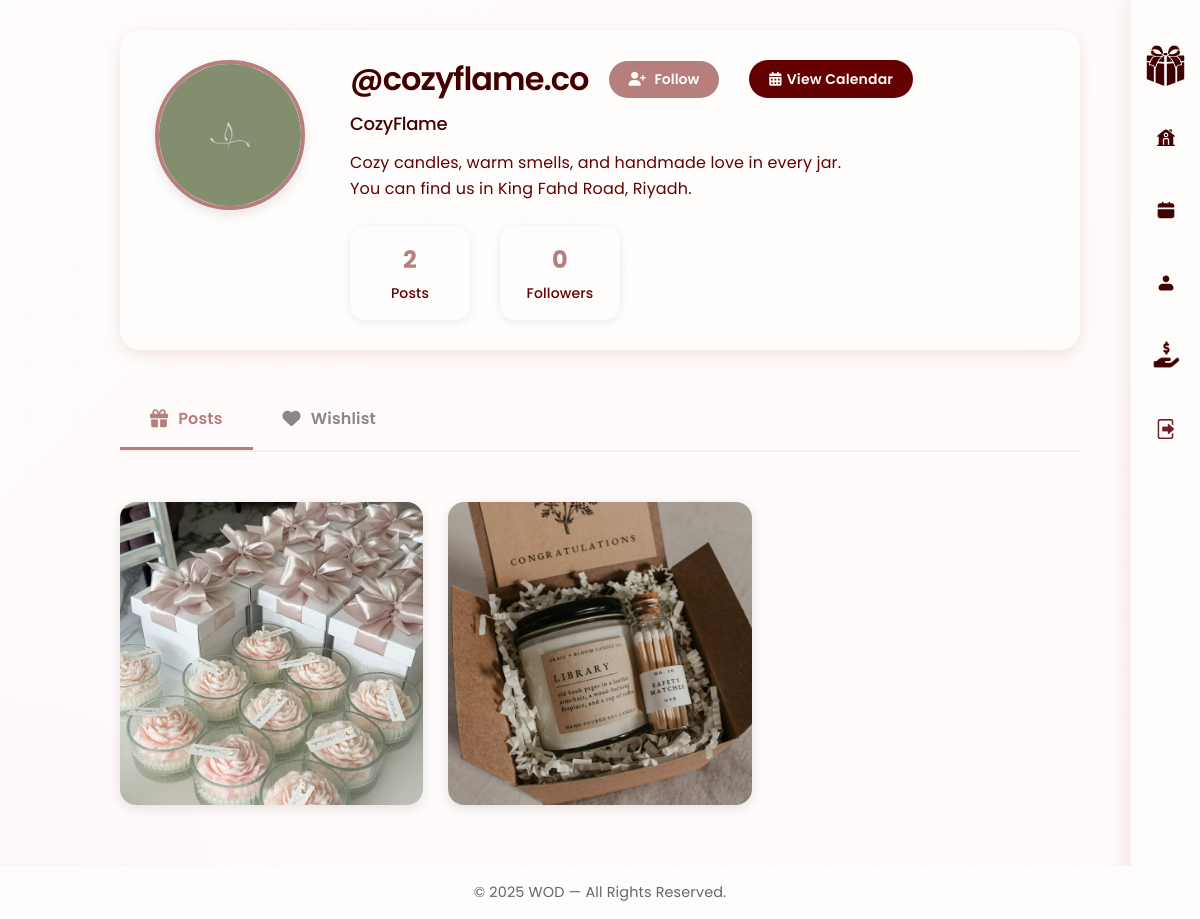
Screenshot of /friend_profile.php?username=cozyflame.co (signed in) with the database file from the repository.
### tables this page shows
CREATE TABLE `users` (
  `username` varchar(50) NOT NULL,
  `name` varchar(100) NOT NULL,
  `photo_url` varchar(255) DEFAULT NULL,
  `bio` text,
  `user_type` enum('user','store') DEFAULT 'user',
  `email` varchar(100) NOT NULL,
  `password` varchar(255) NOT NULL,
  `created_at` timestamp NOT NULL DEFAULT CURRENT_TIMESTAMP
);

CREATE TABLE `posts` (
  `post_id` int(11) NOT NULL,
  `title` varchar(200) NOT NULL,
  `description` text,
  `image_url` varchar(255) DEFAULT NULL,
  `external_link` varchar(2000) DEFAULT NULL,
  `price` decimal(10,2) DEFAULT NULL,
  `username` varchar(50) DEFAULT NULL,
  `created_at` timestamp NOT NULL DEFAULT CURRENT_TIMESTAMP
);

### friend_profile.php (the view, shortened to what this page needs)
<?php
require_once 'config.php';
$friend_username = $_GET['username'];
$current_user = getCurrentUser();
$stmt = $pdo->prepare("SELECT * FROM users WHERE username = ?");
$stmt->execute([$friend_username]);
$friend = $stmt->fetch(PDO::FETCH_ASSOC);
$stmt = $pdo->prepare("SELECT * FROM friends WHERE username_1 = ? AND username_2 = ?");
$stmt->execute([$current_user, $friend_username]);
$is_following = $stmt->rowCount() > 0;
$stmt = $pdo->prepare("SELECT COUNT(*) as post_count FROM posts WHERE username = ?");
$stmt->execute([$friend_username]);
$post_count_result = $stmt->fetch(PDO::FETCH_ASSOC);
$post_count = $post_count_result ? $post_count_result['post_count'] : 0;
$stmt = $pdo->prepare("SELECT COUNT(*) as follower_count FROM friends WHERE username_2 = ?");
$stmt->execute([$friend_username]);
$follower_count_result = $stmt->fetch(PDO::FETCH_ASSOC);
$follower_count = $follower_count_result ? $follower_count_result['follower_count'] : 0;
$stmt = $pdo->prepare("
    SELECT p.*,
           COUNT(l.like_id) as like_count,
           EXISTS(SELECT 1 FROM likes WHERE username = ? AND post_id = p.post_id) as user_liked
    FROM posts p
    LEFT JOIN likes l ON p.post_id = l.post_id
    WHERE p.username = ?
    GROUP BY p.post_id
    ORDER BY p.created_at DESC
");
$stmt->execute([$current_user, $friend_username]);
$posts = $stmt->fetchAll(PDO::FETCH_ASSOC);
$stmt = $pdo->prepare("SELECT visibility FROM wishlists WHERE username = ?");
$stmt->execute([$friend_username]);
$wishlist_result = $stmt->fetch(PDO::FETCH_ASSOC);
$wishlist_visibility = $wishlist_result ? $wishlist_result['visibility'] : 1;
?>
<!DOCTYPE html>
<html lang="en">
    <head>
        <link rel="stylesheet" href="style.css">
        <link rel="stylesheet" href="https://cdnjs.cloudflare.com/ajax/libs/font-awesome/6.5.0/css/all.min.css">
    </head>
    <body>
        <div class="sidebar">
            <div class="sidebar-icons">
                <a href="#" class="sidebar-icon logo-icon">
                    <img src="images/logo.png" alt="WOD Logo" class="sidebar-logo" />
                </a>
                <a href="posts.php" class="sidebar-icon">
                    <img src="images/icons/home.svg" alt="Home" class="sidebar-icon-img" />
                </a>
                <a href="calendar.php" class="sidebar-icon">
                    <img src="images/icons/calender.svg" alt="calendar" class="sidebar-icon-img" />
                </a>
                <a href="profile.php" class="sidebar-icon">
                    <img src="images/icons/profile.svg" alt="Profile" class="sidebar-icon-img" />
                </a>
                <a href="group_dashboard.php" class="sidebar-icon">
                    <img src="images/icons/groups.png?v=2" alt="Groups" class="sidebar-icon-img" />
                </a>
                <a href="logout.php" class="sidebar-icon" onclick="return confirm('Are you sure you want to log out?')">
                    <img src="images/icons/logout.png" alt="Logout" class="sidebar-icon-img" />
                </a>
            </div>
        </div>
        <main class="profile-container">
            <section class="profile-header">
                <div class="profile-pic-container">
                    <img src="<?php echo htmlspecialchars($friend['photo_url'] ?? 'images/Default.jpg'); ?>" alt="Profile Picture" class="profile-pic">
                </div>
                <div class="profile-info">
                    <div class="profile-name-section">
                        <h1 class="username">@<?php echo htmlspecialchars($friend['username']); ?></h1>
                        <form method="POST" style="display: inline;">
                            <?php if ($is_following): ?>
                                <button type="submit" name="action" value="unfollow" class="friend-action-btn unfollow-btn">
                                    <i class="fas fa-user-minus" style="margin-right: 5px;"></i> Unfollow
                                </button>
                            <?php else: ?>
                                <button type="submit" name="action" value="follow" class="friend-action-btn">
                                    <i class="fas fa-user-plus" style="margin-right: 5px;"></i> Follow
                                </button>
                            <?php endif; ?>
                        </form>
                        <a href="friend_calendar.php?username=<?php echo urlencode($friend_username); ?>" class="calendar-link-btn">
                            <i class="fas fa-calendar-alt"></i> View Calendar
                        </a>
                    </div>
                    <h2 class="full-name"><?php echo htmlspecialchars($friend['name']); ?></h2>
                    <p class="bio"><?php echo htmlspecialchars($friend['bio'] ?? 'No bio yet.'); ?></p>
                    <div class="profile-stats">
                        <div class="stat">
                            <span class="stat-number"><?php echo $post_count; ?></span>
                            <span class="stat-label">Posts</span>
                        </div>
                        <div class="stat">
                            <span class="stat-number"><?php echo $follower_count; ?></span>
                            <span class="stat-label">Followers</span>
                        </div>
                    </div>
                </div>
            </section>
            <section class="profile-tabs">
                <div class="tabs-container">
                    <a href="friend_profile.php?username=<?php echo urlencode($friend_username); ?>" class="tab active" data-tab="posts">
                        <i class="fas fa-gift"></i> Posts
                    </a>
                    <?php if ($wishlist_result && $wishlist_visibility == 1): ?>
                        <a href="friend-wishlist.php?username=<?php echo urlencode($friend_username); ?>" class="tab" data-tab="wishlist">
                            <i class="fas fa-heart"></i> Wishlist
                        </a>
                    <?php elseif ($wishlist_result && $wishlist_visibility == 0 && $is_following): ?>
                        <a href="friend-wishlist.php?username=<?php echo urlencode($friend_username); ?>" class="tab" data-tab="wishlist">
                            <i class="fas fa-heart"></i> Wishlist <i class="fas fa-lock" style="margin-left: 5px; font-size: 0.8em;"></i>
                        </a>
                    <?php else: ?>
                        <span class="tab wishlist-private" title="<?php echo $wishlist_result ? 'Wishlist is private' : 'No wishlist'; ?>">
                            <i class="fas fa-heart"></i> Wishlist
                        </span>
                    <?php endif; ?>
                </div>
            </section>
            <section class="profile-posts" id="posts-tab">
                <div class="posts-grid">
                    <?php foreach ($posts as $post): ?>
                        <div class="profile-post">
                            <img src="<?php echo htmlspecialchars($post['image_url']); ?>" alt="<?php echo htmlspecialchars($post['title']); ?>">
                        </div>
                    <?php endforeach; ?>
                </div>
            </section>
        </main>
        <footer class="footer" style="background: #FFFCFC !important; color: #666 !important;">
            <p style="color: #666 !important; background: transparent !important; margin: 0;">© 2025 WOD — All Rights Reserved.</p>
        </footer>
    </body>
</html>

### friend_profile.php (style rules this page uses)
.friend-action-btn { background: #f5c0d3; border: none; border-radius: 25px; color: white; padding: 8px 20px; font-weight: 600; cursor: pointer; font-size: 14px; transition: all 0.3s ease; text-decoration: none; display: inline-block; }
.wishlist-private { color: #888; cursor: not-allowed; }
.calendar-link-btn { background: #8451C5; color: white; border: none; border-radius: 25px; padding: 8px 20px; font-weight: 600; cursor: pointer; font-size: 14px; transition: all 0.3s ease; text-decoration: none; display: inline-flex; align-items: center; gap: 5px; margin-left: 10px; }
.tab { display: flex; align-items: center; justify-content: center; height: 60px; text-decoration: none; color: #888; font-size: 16px; font-weight: 600; padding: 0 30px; border: none; background: none; cursor: pointer; transition: all 0.3s ease; border-bottom: 3px solid transparent; }
.tab.active { color: #f5c0d3; border-bottom: 3px solid #f5c0d3; }
.wishlist-private { display: flex; align-items: center; justify-content: center; height: 60px; color: #888; font-size: 16px; font-weight: 600; padding: 0 30px; border-bottom: 3px solid transparent; cursor: not-allowed; }
.friend-action-btn { background: #B77E7E; border: none; border-radius: 25px; color: #FFFCFC; padding: 8px 20px; font-weight: 600; cursor: pointer; font-size: 14px; transition: all 0.3s ease; text-decoration: none; display: inline-block; }
.calendar-link-btn { background: #650000; color: #FFFCFC; border: none; border-radius: 25px; padding: 8px 20px; font-weight: 600; cursor: pointer; font-size: 14px; transition: all 0.3s ease; text-decoration: none; display: inline-flex; align-items: center; gap: 5px; margin-left: 10px; }
.tab.active { color: #B77E7E; border-bottom: 3px solid #B77E7E; }

### rows the page displays
users: photo_url (picture), username "cozyflame.co", name "CozyFlame", bio "Cozy candles, warm smells, and handmade love in every jar. You can find us in King Fahd Road, Riyadh."
posts: image_url (picture)
posts: image_url (picture)

### other values shown
$post_count "2"
$follower_count "0"
